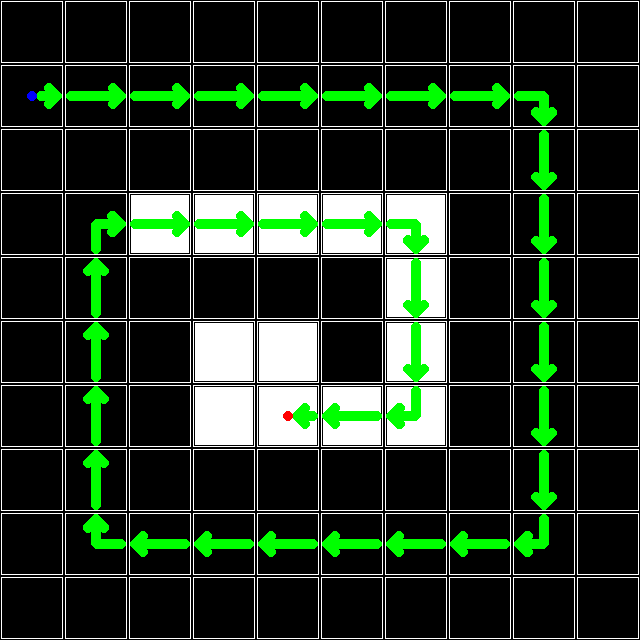

Rendered tile map (Tiled .tmx) drawn with the repository's tilesets; below, a short description and the full map source, tile grids included:
An orthogonal 10x10 tile map with 64x64 px tiles, 3 tile layers (platforms, path1, blocks).

<map version="1.10" tiledversion="1.10.2" orientation="orthogonal" renderorder="right-down" width="10" height="10" tilewidth="64" tileheight="64" infinite="0" nextlayerid="4" nextobjectid="1">
 <tileset firstgid="1" source="map_icons.tsx" />
 <layer id="2" name="platforms" width="10" height="10" locked="1">
  <data encoding="csv">
0,0,0,0,0,0,0,0,0,0,
0,0,0,0,0,0,0,0,0,0,
0,0,0,0,0,0,0,0,0,0,
0,0,30,30,30,30,30,0,0,0,
0,0,0,0,0,0,30,0,0,0,
0,0,0,30,30,0,30,0,0,0,
0,0,0,30,30,30,30,0,0,0,
0,0,0,0,0,0,0,0,0,0,
0,0,0,0,0,0,0,0,0,0,
0,0,0,0,0,0,0,0,0,0
</data>
 </layer>
 <layer id="1" name="path1" width="10" height="10">
  <data encoding="csv">
0,0,0,0,0,0,0,0,0,0,
42,5,5,5,5,5,5,5,21,0,
0,0,0,0,0,0,0,0,18,0,
0,24,5,5,5,5,21,0,18,0,
0,20,0,0,0,0,18,0,18,0,
0,20,0,0,0,0,18,0,18,0,
0,20,0,0,46,19,22,0,18,0,
0,20,0,0,0,0,0,0,18,0,
0,23,19,19,19,19,19,19,22,0,
0,0,0,0,0,0,0,0,0,0
</data>
 </layer>
 <layer id="3" name="blocks" width="10" height="10" locked="1">
  <data encoding="csv">
29,29,29,29,29,29,29,29,29,29,
0,0,0,0,0,0,0,0,0,29,
29,29,29,29,29,29,29,29,0,29,
29,0,0,0,0,0,0,29,0,29,
29,0,29,29,29,29,0,29,0,29,
29,0,29,0,0,29,0,29,0,29,
29,0,29,0,0,0,0,29,0,29,
29,0,29,29,29,29,29,29,0,29,
29,0,0,0,0,0,0,0,0,29,
29,29,29,29,29,29,29,29,29,29
</data>
 </layer>
</map>